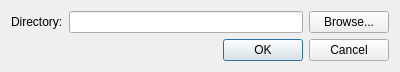
<?xml version="1.0" encoding="UTF-8"?>
<ui version="4.0">
 <class>SelectWorkspace</class>
 <widget class="QDialog" name="SelectWorkspace">
  <property name="geometry">
   <rect>
    <x>0</x>
    <y>0</y>
    <width>400</width>
    <height>72</height>
   </rect>
  </property>
  <property name="windowTitle">
   <string>Select Workspace</string>
  </property>
  <layout class="QVBoxLayout" name="verticalLayout">
   <item>
    <layout class="QHBoxLayout" name="horizontalLayout">
     <item>
      <widget class="QLabel" name="label">
       <property name="text">
        <string>Directory:</string>
       </property>
      </widget>
     </item>
     <item>
      <widget class="QLineEdit" name="lineEdit"/>
     </item>
     <item>
      <widget class="QPushButton" name="pushButtonBrowse">
       <property name="text">
        <string>Browse...</string>
       </property>
      </widget>
     </item>
    </layout>
   </item>
   <item>
    <widget class="QDialogButtonBox" name="buttonBox">
     <property name="orientation">
      <enum>Qt::Horizontal</enum>
     </property>
     <property name="standardButtons">
      <set>QDialogButtonBox::Cancel|QDialogButtonBox::Ok</set>
     </property>
    </widget>
   </item>
  </layout>
 </widget>
 <resources/>
 <connections>
  <connection>
   <sender>buttonBox</sender>
   <signal>accepted()</signal>
   <receiver>SelectWorkspace</receiver>
   <slot>accept()</slot>
   <hints>
    <hint type="sourcelabel">
     <x>248</x>
     <y>254</y>
    </hint>
    <hint type="destinationlabel">
     <x>157</x>
     <y>274</y>
    </hint>
   </hints>
  </connection>
  <connection>
   <sender>buttonBox</sender>
   <signal>rejected()</signal>
   <receiver>SelectWorkspace</receiver>
   <slot>reject()</slot>
   <hints>
    <hint type="sourcelabel">
     <x>316</x>
     <y>260</y>
    </hint>
    <hint type="destinationlabel">
     <x>286</x>
     <y>274</y>
    </hint>
   </hints>
  </connection>
 </connections>
</ui>
